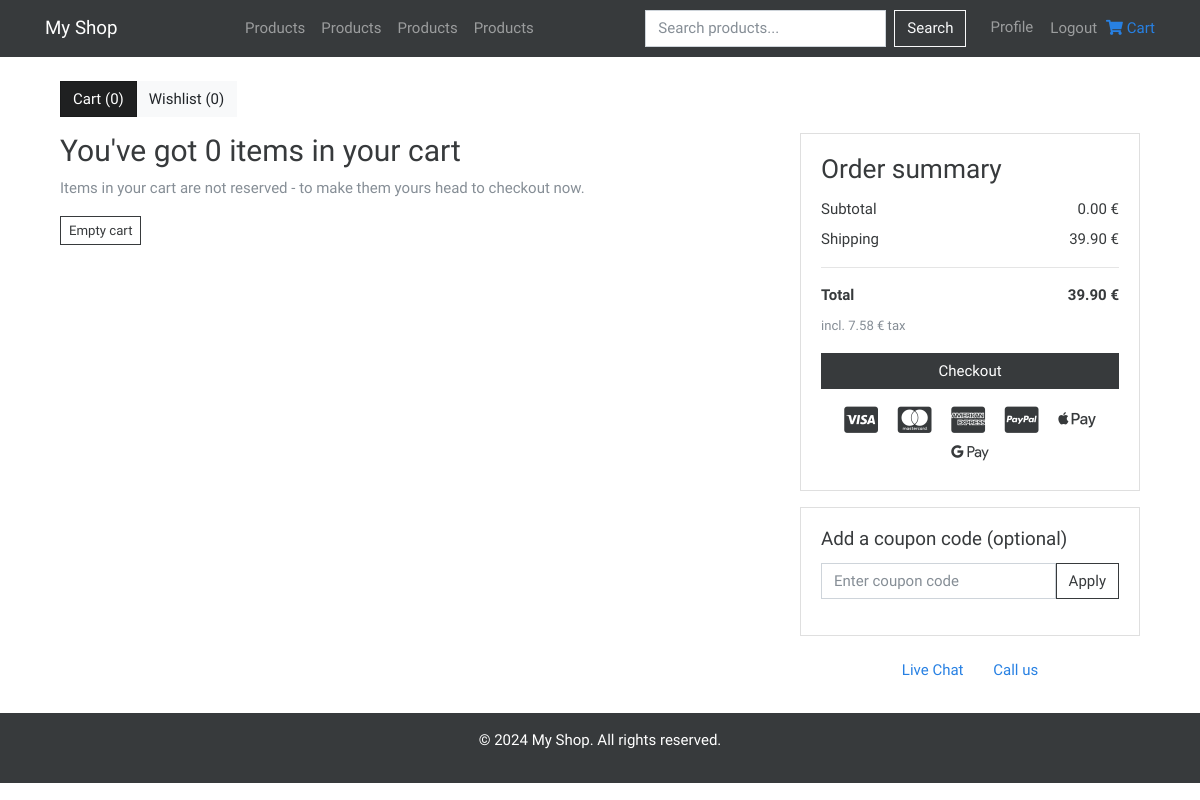
Before: /cart/ (signed in) with the older database file.
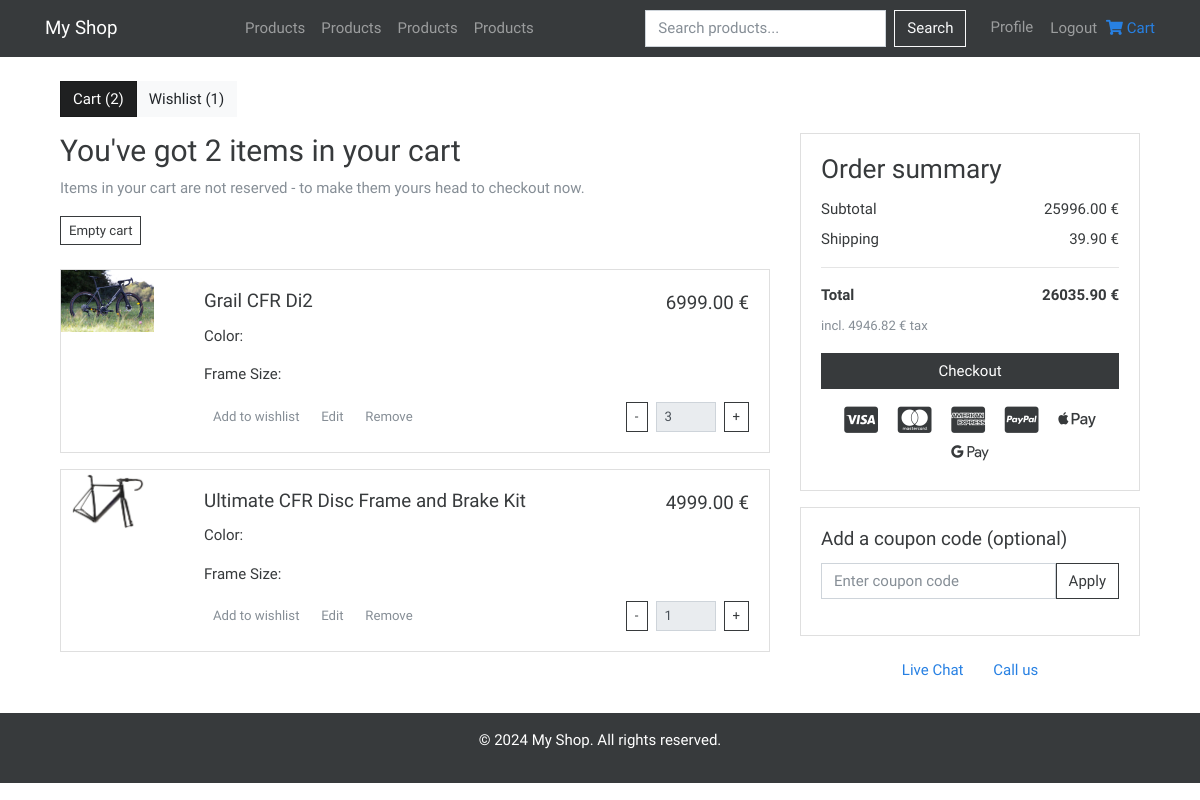
After: the same page with the newer database file.
### myshop/cart/models.py (models this page shows, shortened)
class CartItem(models.Model):
    user = models.ForeignKey(settings.AUTH_USER_MODEL, on_delete=models.CASCADE)
    product = models.ForeignKey(Product, on_delete=models.CASCADE)
    quantity = models.PositiveIntegerField(default=1)
    added_at = models.DateTimeField(auto_now_add=True)
    def get_total_price(self):
        return Decimal(self.quantity) * Decimal(self.product.price)

### myshop/products/models.py (models this page shows, shortened)
class ProductImage(models.Model):
  product = models.ForeignKey(Product, related_name='images', on_delete=models.CASCADE)
  image = models.ImageField(upload_to='products/')

class Product(models.Model):
  name = models.CharField(max_length=255)
  description = models.TextField()
  price = models.FloatField()
  pdf = models.FileField(upload_to='products/pdfs/')
  created_at = models.DateTimeField(auto_now_add=True)
  updated_at = models.DateTimeField(auto_now=True)
  cart = models.ManyToManyField(settings.AUTH_USER_MODEL, related_name='cart_products', blank=True)
  wishlist = models.ManyToManyField(settings.AUTH_USER_MODEL, related_name='wishlist_products', blank=True)
  discount = models.IntegerField(default=0)
  stock = models.IntegerField(default=0)
  category = models.ForeignKey(Category, on_delete=models.SET_NULL, null=True)

### myshop/cart/views.py (the view)
# urls.py: path('', view_cart, name='view_cart'),
@login_required
def view_cart(request):
    cart_items = CartItem.objects.filter(user=request.user)
    wishlist_items = WishlistItem.objects.filter(user=request.user)
    total_price = Decimal(sum(item.get_total_price() for item in cart_items))
    shipping_cost = Decimal('39.90')
    total_with_shipping = total_price + shipping_cost
    tax = total_with_shipping * Decimal('0.19')  # Assuming 19% tax rate
    context = {
        'cart_items': cart_items,
        'wishlist_items': wishlist_items,
        'total_price': total_price,
        'shipping_cost': shipping_cost,
        'total_with_shipping': total_with_shipping,
        'tax': tax,
    }
    return render(request, 'cart/view_cart.html', context)

### myshop/cart/templates/cart/view_cart.html (shortened to what the changed rows need)
{% extends "base.html" %} {% load static %} {% block content %}
<div class="container mt-4">
  <div class="row">
    <div class="col-12 mb-3">
      <div class="btn-group" role="group" aria-label="Cart and Wishlist">
        <a href="{% url 'cart:view_cart' %}" class="btn btn-dark active"
          >Cart ({{ cart_items.count }})</a
        >
        <a href="{% url 'cart:view_wishlist' %}" class="btn btn-light"
          >Wishlist ({{ wishlist_items.count }})</a
        >
      </div>
    </div>
  </div>
  <div class="row">
    <div class="col-lg-8">
      <h2>You've got {{ cart_items.count }} items in your cart</h2>
      <p class="text-muted">
        Items in your cart are not reserved - to make them yours head to
        checkout now.
      </p>
      <a
        href="{% url 'cart:empty_cart' %}"
        class="btn btn-sm btn-outline-secondary float-end"
      >
         Empty cart
      </a>
      <div class="cart-items mt-4">
        {% for item in cart_items %}
        <div class="card mb-3">
          <div class="row g-0">
            <div class="col-md-2">
              {% with item.product.images.first as image %} {% if image %}
              <img
                src="{{ image.image.url }}"
                class="img-fluid rounded-start"
                alt="{{ item.product.name }}"
              />
              {% else %}
              <img
                src="{% static 'images/noImgPlaceholder.jpeg' %}"
                class="img-fluid rounded-start"
                alt="No image available"
              />
              {% endif %} {% endwith %}
            </div>
            <div class="col-md-10">
              <div class="card-body">
                <div class="d-flex justify-content-between align-items-center">
                  <h5 class="card-title">{{ item.product.name }}</h5>
                  <h5>{{ item.product.price|floatformat:2 }} €</h5>
                </div>
                <p class="card-text">Color: {{ item.product.color }}</p>
                <p class="card-text">Frame Size: {{ item.product.size }}</p>
                <div class="d-flex justify-content-between align-items-center">
                  <div>
                    <a
                      href="{% url 'cart:add_to_wishlist' item.product.id %}"
                      class="btn btn-sm btn-link text-muted"
                      >Add to wishlist</a
                    >
                    <a href="#" class="btn btn-sm btn-link text-muted">Edit</a>
                    <a
                      href="{% url 'cart:remove_cart_item' item.id %}"
                      class="btn btn-sm btn-link text-muted"
                      >Remove</a
                    >
                  </div>
                  <form
                    method="POST"
                    action="{% url 'cart:update_cart_item' item.id %}"
                    class="d-flex align-items-center"
                  >
                    <button
                      type="submit"
                      name="action"
                      value="decrease"
                      class="btn btn-outline-secondary btn-sm"
                    >
                      -
                    </button>
                    <input
                      type="number"
                      name="quantity"
                      value="{{ item.quantity }}"
                      min="1"
                      class="form-control form-control-sm mx-2"
                      style="width: 60px"
                      readonly
                    />
                    <button
                      type="submit"
                      name="action"
                      value="increase"
                      class="btn btn-outline-secondary btn-sm"
                    >
                      +
                    </button>
                  </form>
                </div>
              </div>
            </div>
          </div>
        </div>
        {% endfor %}
      </div>
    </div>
    <div class="col-lg-4">
      <div class="card">
        <div class="card-body">
          <h3 class="card-title">Order summary</h3>
          <div class="d-flex justify-content-between mb-2">
            <span>Subtotal</span>
            <span>{{ total_price|floatformat:2 }} €</span>
          </div>
          <div class="d-flex justify-content-between mb-2">
            <span>Shipping</span>
            <span>{{ shipping_cost|floatformat:2 }} €</span>
          </div>
          <hr />
          <div class="d-flex justify-content-between mb-2">
            <strong>Total</strong>
            <strong>{{ total_with_shipping|floatformat:2 }} €</strong>
          </div>
          <small class="text-muted">incl. {{ tax|floatformat:2 }} € tax</small>
          <button class="btn btn-dark w-100 mt-3">Checkout</button>
          <div class="mt-3 text-center">
            <i class="fab fa-cc-visa fa-2x mx-2"></i>
            <i class="fab fa-cc-mastercard fa-2x mx-2"></i>
            <i class="fab fa-cc-amex fa-2x mx-2"></i>
            <i class="fab fa-cc-paypal fa-2x mx-2"></i>
            <i class="fab fa-apple-pay fa-2x mx-2"></i>
            <i class="fab fa-google-pay fa-2x mx-2"></i>
          </div>
        </div>
      </div>
    </div>
  </div>
</div>
{% endblock %}

Changed rows visible on the page:
added CartItem: product.images.first.image (picture), product.name "Grail CFR Di2", product.price "6999.00", quantity "3"
added CartItem: product.images.first.image (picture), product.name "Ultimate CFR Disc Frame and Brake Kit", product.price "4999.00", quantity "1"
Other visible differences:
{{ cart_items.count }}: "0" → "2"
{{ wishlist_items.count }}: "0" → "1"
{{ total_price|floatformat:2 }}: "0.00" → "25996.00"
{{ total_with_shipping|floatformat:2 }}: "39.90" → "26035.90"
{{ tax|floatformat:2 }}: "7.58" → "4946.82"
